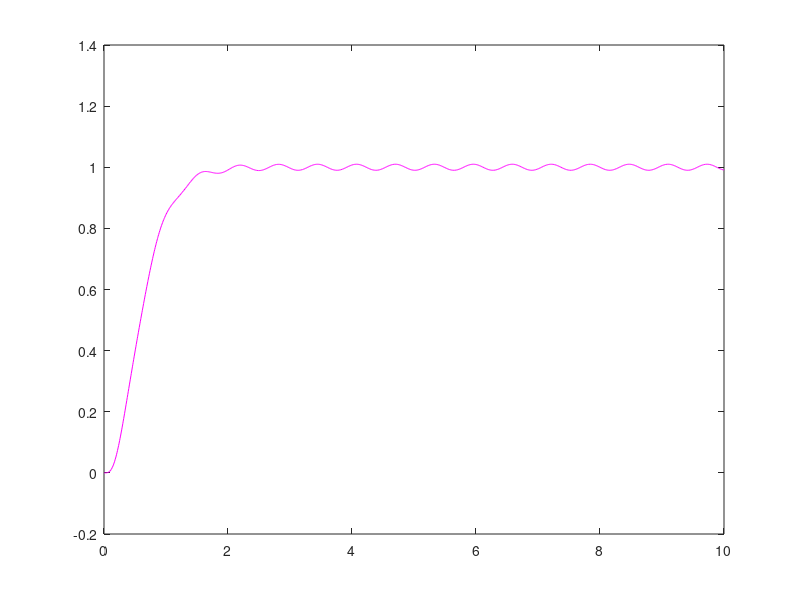

Source code (MATLAB): (Note: this script raises an error after producing the figure.)


Data_Act = csvread('Scope15.csv',1,0);
Time_Act = Data_Act(:,1);
Data15 = Data_Act(:,2);
Data16 = Data_Act(:,3);
Data17 = Data_Act(:,4);
Data18 = Data_Act(:,5);



figure(1)
plot(Time_Act, Data15 , 'm');

hold on 

plot(Time_Est, Data16 , 'k');
plot(Time_Est, Data17 , 'b');
plot(Time_Est, Data18 , 'r');

xlabel('Time (s)');
ylabel('Amplitude');
legend('Actual State','Estimated State')
grid on 
grid minor
axis on
hold off
